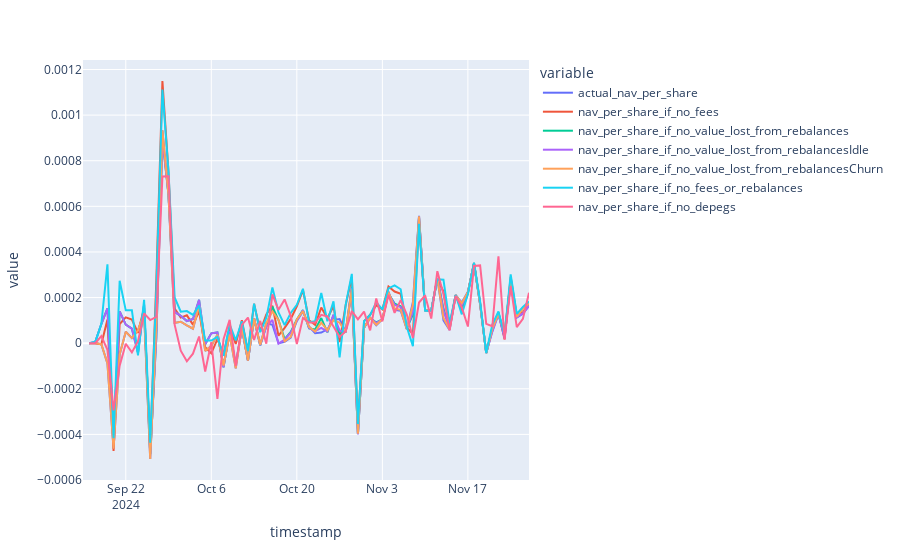

The notebook cell this image was saved under:
### Code cell
px.line(
    df[
        [
            "actual_nav_per_share",
            "nav_per_share_if_no_fees",
            "nav_per_share_if_no_value_lost_from_rebalances",
            "nav_per_share_if_no_value_lost_from_rebalancesIdle",
            "nav_per_share_if_no_value_lost_from_rebalancesChurn",
            "nav_per_share_if_no_fees_or_rebalances",
            "nav_per_share_if_no_depegs",
        ]
    ].diff()
)
